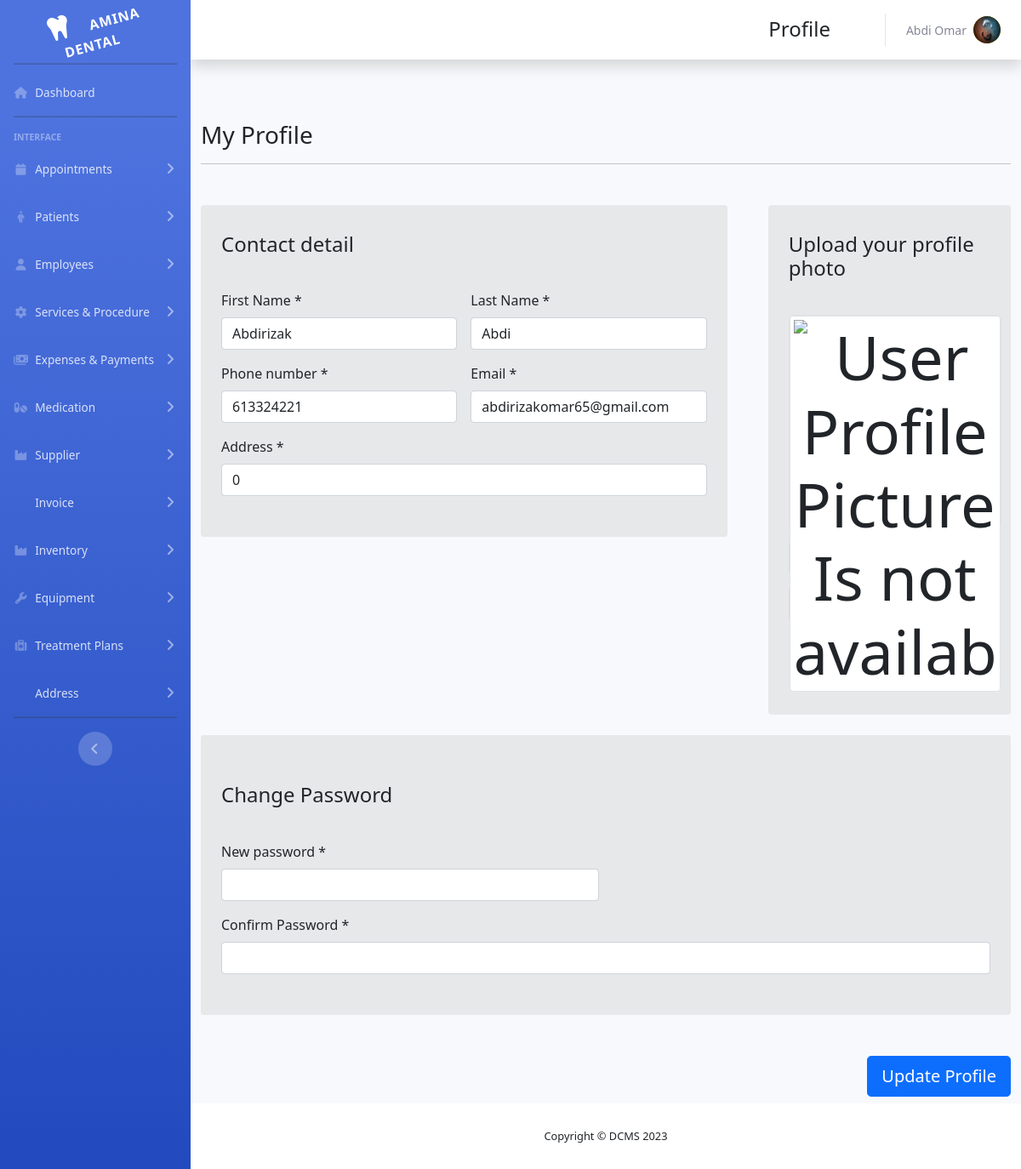
The app's page /index.php?page=profile with its own data.
### tables this page shows
CREATE TABLE Employees (
    employee_id INT PRIMARY KEY AUTO_INCREMENT,
    first_name VARCHAR(255),
    last_name VARCHAR(255),
    email VARCHAR(255),
    phone VARCHAR(255),
    address INT,
    gender VARCHAR(20),
    profile VARCHAR(255),
    hire_date DATE,
    FOREIGN KEY (Address) REFERENCES Addresses(address_id)
);

### app/dashboard/profile.php (the view, shortened to what this page needs)
<?php
include_once('./app/database/conn.php');
$id = $_SESSION["employee_id"];
$sql = "SELECT * FROM employees WHERE employee_id='$id'";
$result = $conn->query($sql);
$row = $result->fetch_assoc();
$profile = './app/img/employee/' . $row['profile'];
?>
<div class="container">
    <div class="row">
        <div class="col-12">
            <div class="my-5">
                <h3>My Profile</h3>
                <hr>
            </div>
            <form class="file-upload" id='profileUpdate' enctype="multipart/form-data">
                <div class="row mb-5 gx-5">
                    <div class="col-xl-8 mb-5 mb-xxl-0">
                        <div class="bg-secondary-soft px-4 py-5 rounded">
                            <div class="row g-3">
                                <h4 class="mb-4 mt-0">Contact detail</h4>
                                <div class="col-md-6">
                                    <label class="form-label" for="firstName">First Name *</label>
                                    <input type="text" class="form-control" id="firstName" name="firstName" value="<?php echo $row['first_name']; ?>">
                                </div>
                                <div class="col-md-6">
                                    <label class="form-label" for="lastName">Last Name *</label>
                                    <input type="text" class="form-control" id="lastName" name="lastName" value="<?php echo $row['last_name']; ?>">
                                </div>
                                <div class="col-md-6">
                                    <label class="form-label" for="phoneNumber">Phone number *</label>
                                    <input type="text" class="form-control" id="phoneNumber" name="phoneNumber" value="<?php echo $row['phone']; ?>">
                                </div>
                                <div class="col-md-6">
                                    <label for="email" class="form-label">Email *</label>
                                    <input type="email" class="form-control" id="email" name="email" value="<?php echo $row['email']; ?>">
                                </div>
                                <div class="col-md-12">
                                    <label for="address" class="form-label">Address *</label>
                                    <input type="text" class="form-control" id="address" name="address" value="<?php echo $row['address']; ?>">
                                </div>
                            </div>
                        </div>
                    </div>
                    <div class="col-xl-4">
                        <div class="bg-secondary-soft px-4 py-5 rounded">
                            <div class="row g-3">
                                <h4 class="mb-4 mt-0">Upload your profile photo</h4>
                                <div class="text-center">
                                    <div class="square position-relative display-2 mb-3">
                                        <img src="<?php echo $profile; ?>" class="img-thumbnail" alt="User Profile Picture Is not available" />
                                    </div>
                                    <label class="btn btn-success-soft btn-block" for="profile">Upload</label>
                                    <button type="button" class="btn btn-danger-soft btn-block">Remove</button>
                                    <p class="text-muted mt-3 mb-0"><span class="me-1">Note:</span>Minimum size 300px x 300px</p>
                                </div>
                            </div>
                        </div>
                    </div>
                    <div class="col-xxl-6 mt-4">
                        <div class="bg-secondary-soft px-4 py-5 rounded">
                            <div class="row g-3">
                                <h4 class="my-4">Change Password</h4>
                                <div class="col-md-6">
                                    <label for="newPassword" class="form-label">New password *</label>
                                    <input type="password" class="form-control" id="newPassword" name="newPassword" >
                                </div>
                                <div class="col-md-12">
                                    <label for="confirmNewPassword" class="form-label">Confirm Password *</label>
                                    <input type="password" class="form-control" id="confirmNewPassword" name="confirmNewPassword">
                                </div>
                            </div>
                        </div>
                    </div>
                </div>
                <div class="gap-3 d-md-flex justify-content-md-end text-center">
                    <button type="submit" class="btn btn-primary btn-lg" name='update' id='update'>Update Profile</button>
                </div>
            </form>
        </div>
    </div>
</div>

### app/dashboard/profile.php (style rules this page uses)
.bg-secondary-soft { background-color: rgba(77, 77, 77, 0.1) !important; }
.file-upload .square { height: 250px; width: 250px; margin: auto; vertical-align: middle; border: 1px solid #e5dfe4; background-color: #fff; border-radius: 5px; }
.btn-success-soft { color: #28a745; background-color: rgba(40, 167, 69, 0.1); }
.btn-danger-soft { color: #dc3545; background-color: rgba(220, 53, 69, 0.1); }

### records on screen
employees: firstName "Abdirizak", lastName "Abdi", phoneNumber "613324221", email "abdirizakomar65@gmail.com", address "0"

### other values on screen
$title "Profile"
$_SESSION["employee_name"] "Abdi Omar"
